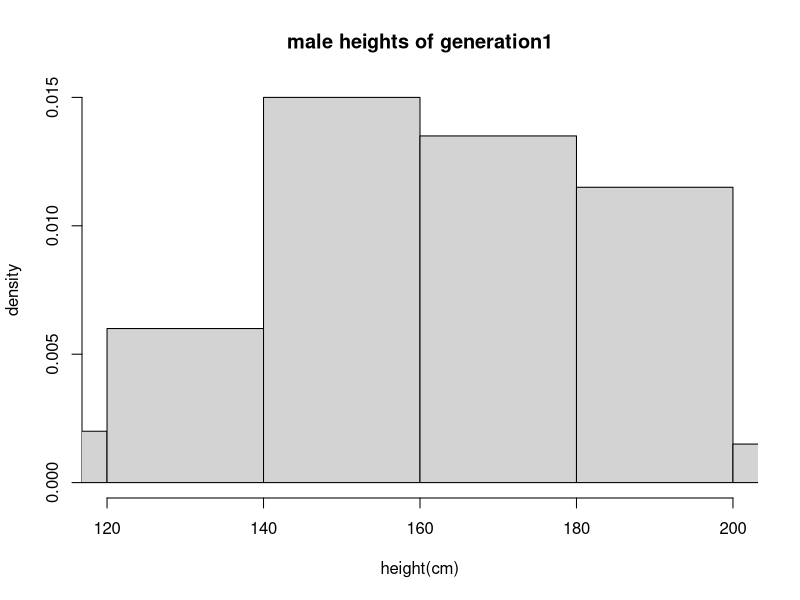
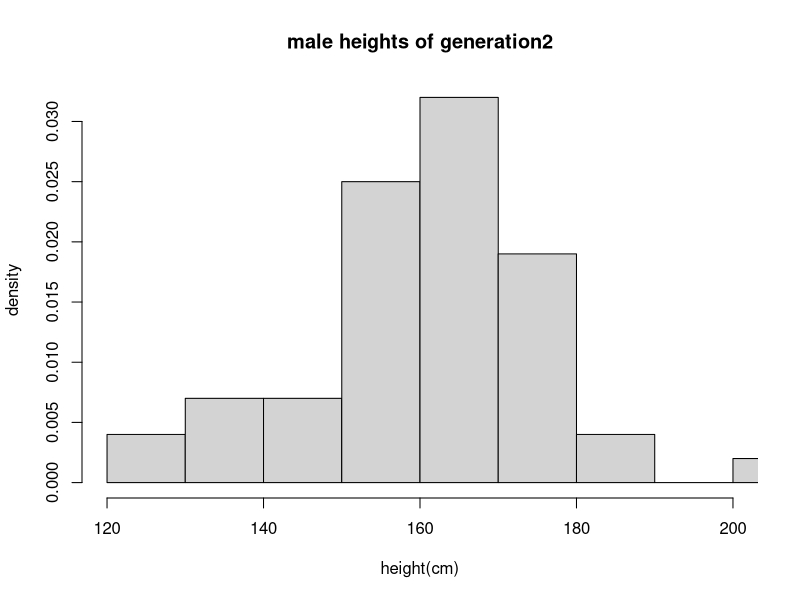
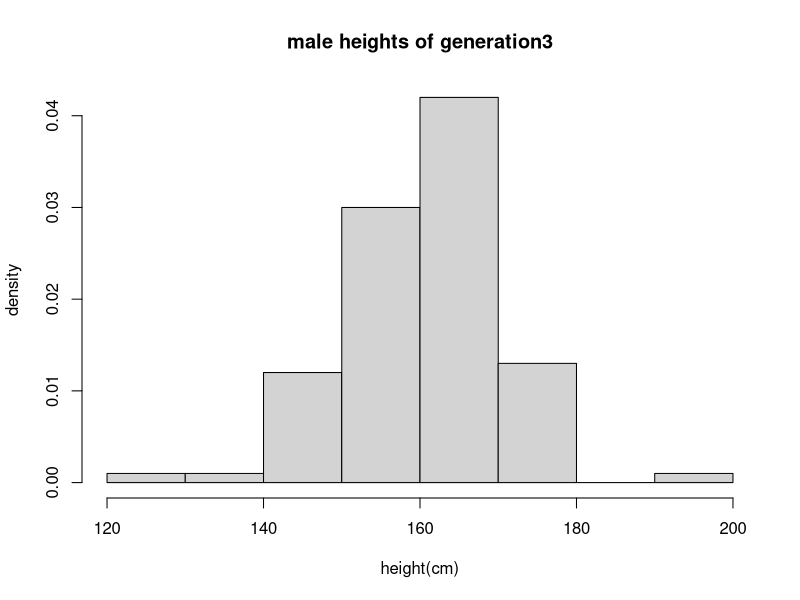
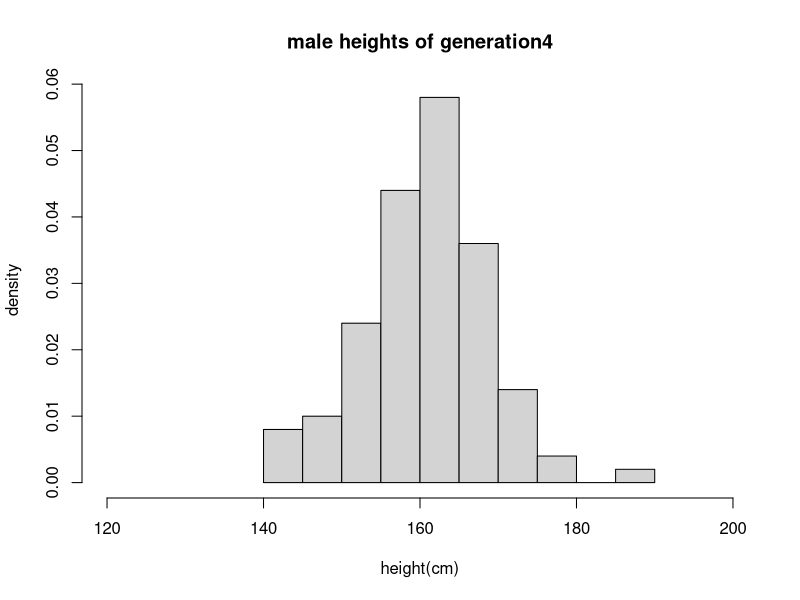
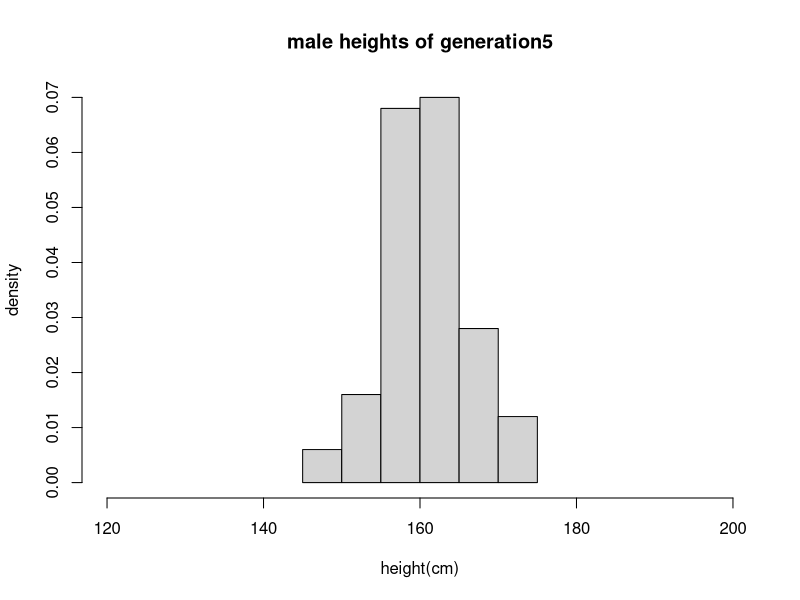
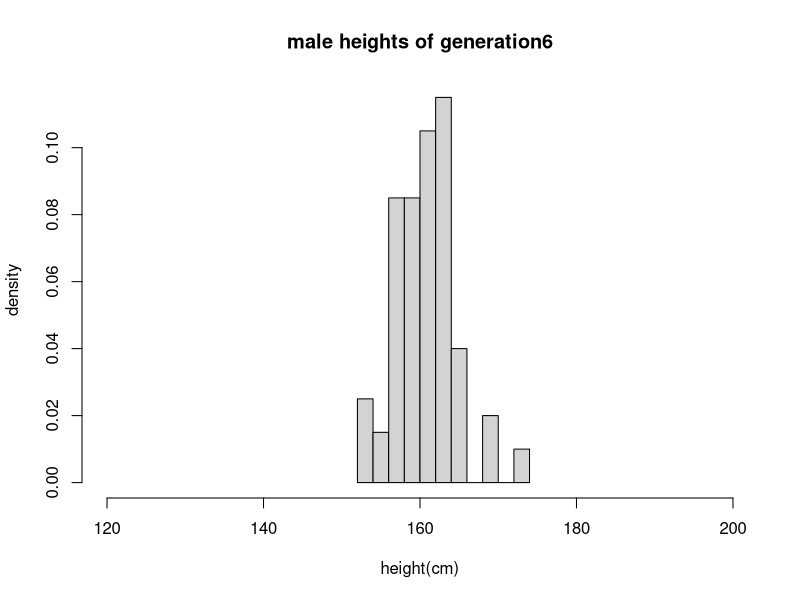
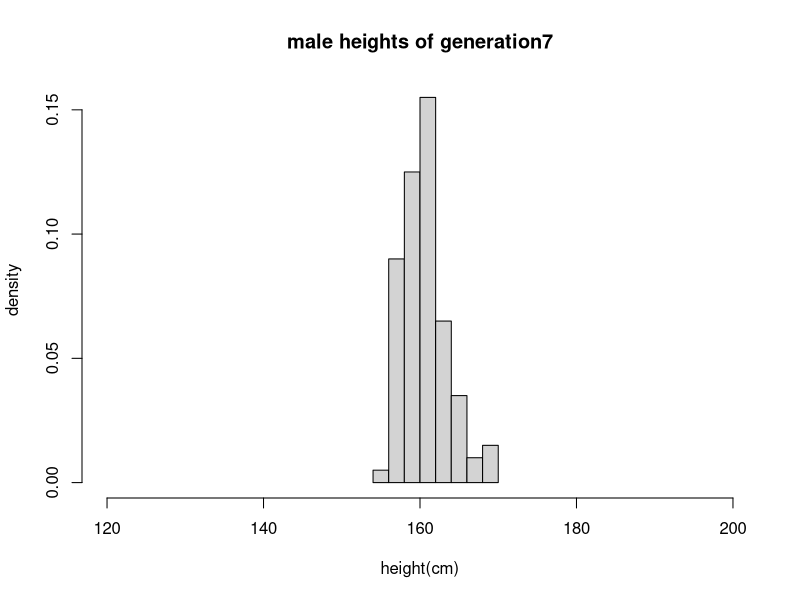
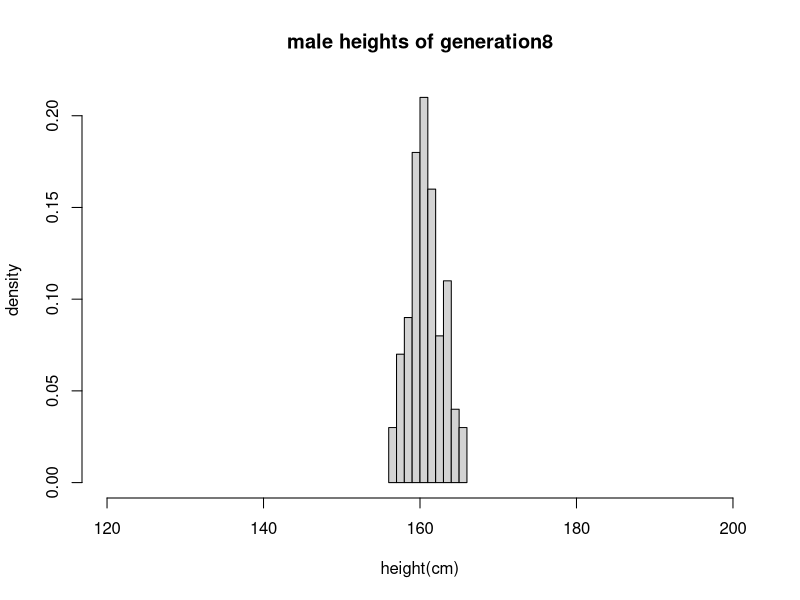

Write R code to recreate these figures, in order.
## ---- chunk 1
###### generation 1
pop1 <- data.frame(m = rnorm(100, 160, 20), f = rnorm(100, 160, 20))
hist(pop1$m, freq=F,xlim=c(120,200), xlab="height(cm)", ylab="density", main="male heights of generation1")
####### create a function
next_gen <- function(pop) {
  pop$m <- sample(pop$m)
  pop$m <- rowMeans(pop)
  pop$f <- pop$m
  pop
}
####### loop from gen2 to gen9
for(i in 2:9) {
  vname <- paste("pop",i, sep="")        ###variable name 
  argname <- paste("pop",i-1, sep="")    ###argument name
  assign(vname, next_gen(get(argname)))  ###data generation 
  xlim=c(120,200)
  xlab="height(cm)"
  ylab="density"
  main=paste("male heights of generation",i, sep="")
  hist(get(vname)$m, freq=F,xlim=xlim, xlab=xlab, ylab=ylab, main=main)  ###histogram
}
## ---- chunk 2
##question 2
library(ggplot2)
data<- rbind(pop1,pop2,pop3,pop4,pop5,pop6,pop7,pop8,pop9)
gen<-c(rep(1:9, each=100))
data<- cbind(data, gen)
#ggplot
p <- ggplot(data, aes(m, f))
p + geom_point(alpha = 1/5) +facet_wrap(~gen) 
## ---- chunk 3
##make a data frame
dat <- data.frame(numeric(0),numeric(0),numeric(0),numeric(0),numeric(0),numeric(0),numeric(0))
## r loop: start with 250, incresing by 250
for(j in 1:10) {
    # 1. create population 250 to 2500
  n <- j*250
  grp <- sample(0:1, n, replace=TRUE)
  out <- rnorm(n, 60, 20)
  out[grp == 1] <- out[grp == 1] + 5
  pop<-data.frame(grp,out)
  
  # 2. create bootstrap sample, size1000
  ssize<-1000
  boot<-data.frame(numeric(ssize),numeric(ssize))
  for(i in 1:ssize) {
    boot[i,1] <- mean(sample(pop$out[grp==1], n, replace=T))
    boot[i,2] <- mean(sample(pop$out[grp==0], n, replace=T))
  } 
  g1<-quantile(boot[,1], probs=c(0.05,0.5,0.95))
  g0<-quantile(boot[,2], probs=c(0.05,0.5,0.95))

  values <- c(n, g1,g0)
  dat <- rbind(dat,values)
}
colnames(dat)<- c('n','L1','M1','U1','L0','M0','U0')
dat
## ---- chunk 4
##draw a plot
makeTransparent = function(..., alpha=0.5) {
  if(alpha<0 | alpha>1) stop("alpha must be between 0 and 1")
  alpha = floor(255*alpha)  
  newColor = col2rgb(col=unlist(list(...)), alpha=FALSE)
  .makeTransparent = function(col, alpha) {
    rgb(red=col[1], green=col[2], blue=col[3], alpha=alpha, maxColorValue=255)
  }
  newColor = apply(newColor, 2, .makeTransparent, alpha=alpha)
  return(newColor)
}
t.red <- makeTransparent('red',alpha=0.5)
t.blue<- makeTransparent('blue',alpha=0.5)
par(new=FALSE)
plot(NULL,
     xlim=c(250, 2500),
     ylim=c(50,75),
     xlab="Sample Size",
     ylab="DV"
)
lines(dat$n, dat$M1)
lines(dat$n, dat$M0)
polygon(c(rev(dat$n), dat$n), c(rev(dat$U1),dat$L1),col=t.red, border = NA)
polygon(c(rev(dat$n), dat$n), c(rev(dat$U0),dat$L0),col=t.blue, border = NA)
## Add a legend. 
legend("bottomright", inset=.05, title="Group",
       c("Treatment","Control"), fill=c(t.red, t.blue), horiz=TRUE)

## ---- chunk 5
makePatient <- function() {
  vowel <- grep("[aeiou]", letters)
  cons <- grep("[^aeiou]", letters)
  name <- paste(sample(LETTERS[cons], 1), sample(letters[vowel], 1), sample(letters[cons], 1), sep='')
  gender <- factor(sample(0:1, 1), levels=0:1, labels=c('female','male'))
  dob <- as.Date(sample(7500, 1), origin="1970-01-01")
  n <- sample(6, 1)
  doa <- as.Date(sample(1500, n), origin="2010-01-01")
  pulse <- round(rnorm(n, 80, 10))
  temp <- round(rnorm(n, 98.4, 0.3), 2)
  fluid <- round(runif(n), 2)
  list(name, gender, dob, doa, pulse, temp, fluid)
}
## ---- chunk 6
set.seed(8)
j<-makePatient()
class(j) <-"medicalRecord"
names(j) <- c("name","gender","date_of_birth","date_of_admission","pulse","temp","fluid")
print(j)      ##Print the medical record
attributes(j) ##print the class of the medical record
## ---- chunk 7
##
mean.medicalRecord <- function(p) {
  mean.pulse <- mean(p$pulse) 
  mean.temp <- mean(p$temp)
  mean.fluid <- mean(p$fluid)
x<-c(mean.pulse, mean.temp,mean.fluid)
names(x)<-c("mean.pulse", "mean.temp","mean.fluid")
return(x)  
}

##which employs some nice formatting, perhaps arranging measurements by date
print.medicalRecord <- function(p) {
  cat("name:",p$name,"\n")
  cat(sprintf("gender: %s\n",p$gender))
  cat(sprintf("date of birth: %s\n",p$date_of_birth))
  t<-as.data.frame(p[4:7])
  t <- t[order(t[,1]),]   ### sorting data by date
  return(t)
}

##generates a composite plot of measurements over time
plot.medicalRecord <- function(p) {
  par(mfrow=c(1,3))
  plot(p$pulse, ylab="pulse", xlab="visit")
  plot(p$temp, ylab="temparature", xlab="visit")
  plot(p$fluid,ylab="fluid", xlab="visit")
}
mean.medicalRecord(j)
print.medicalRecord(j)
plot.medicalRecord(j)
## ---- chunk 8
###reset seed
set.seed(8)
## for loop, create 10 records
for(i in 1:10) 
{ 
  name <- paste("c", i, sep = "")
  cohort<- makePatient()
  class(cohort)<-"medicalRecord"
  names(cohort)<-c("name","gender","date_of_birth","date_of_admission","pulse","temp","fluid")
  assign(name, cohort)
}
## show mean and print
for(i in 1:10){
  name <- paste("c", i, sep = "")
  cohort <- get(name)
  print(mean(cohort))
  print(print(cohort))
}
